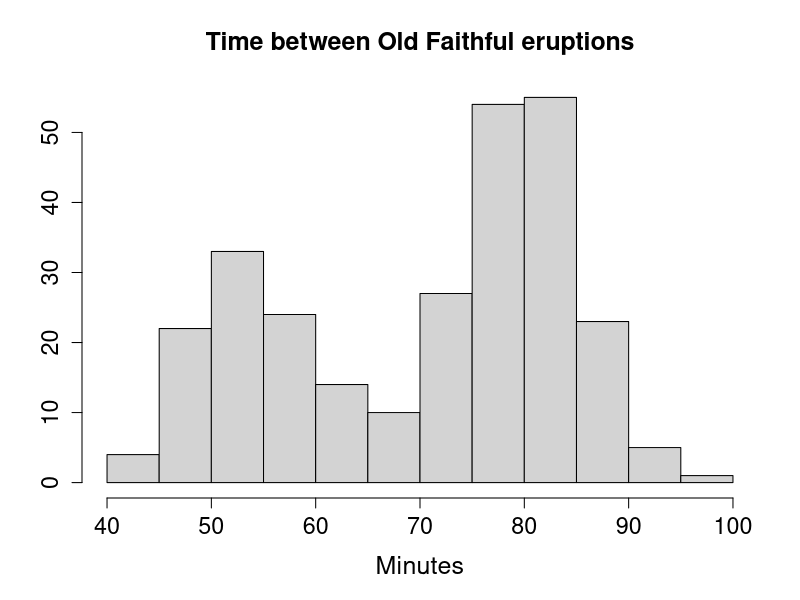
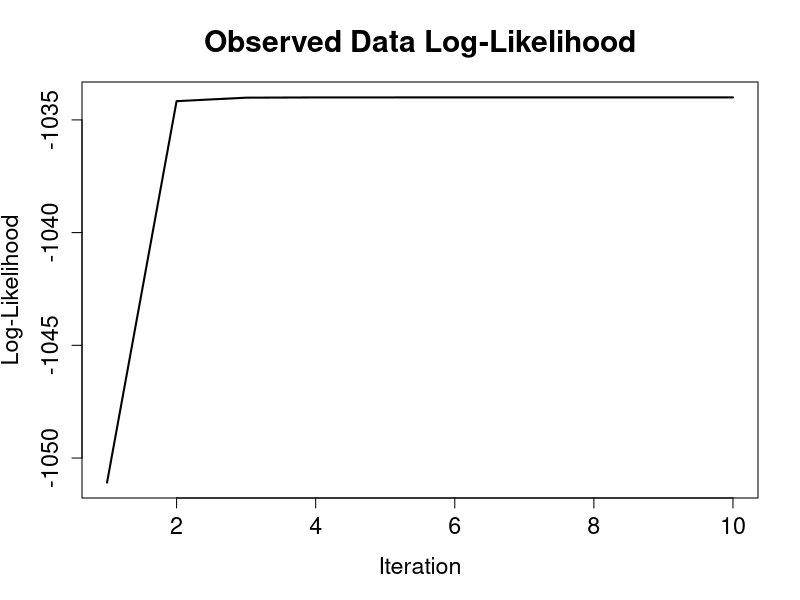
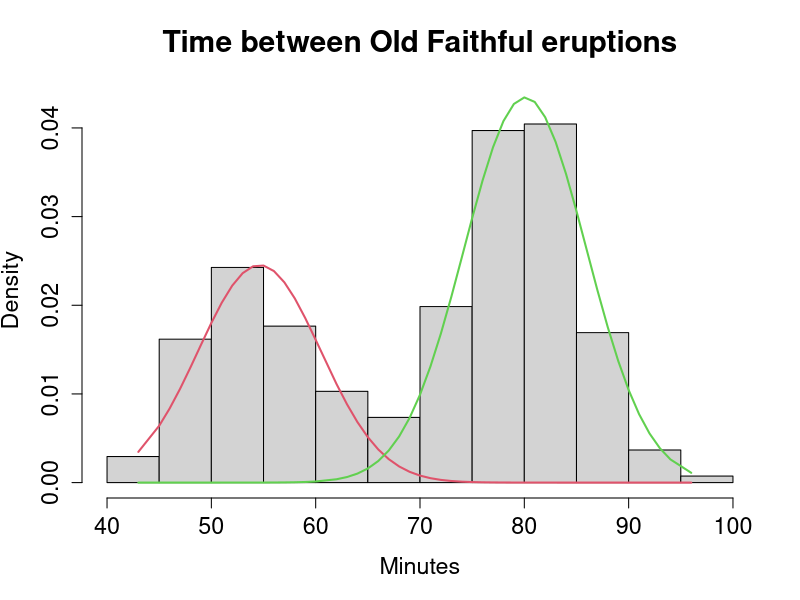
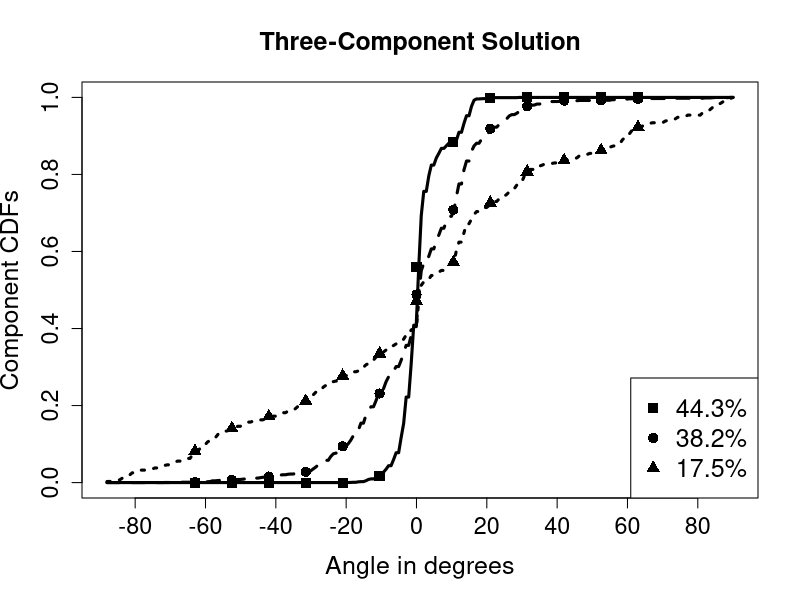
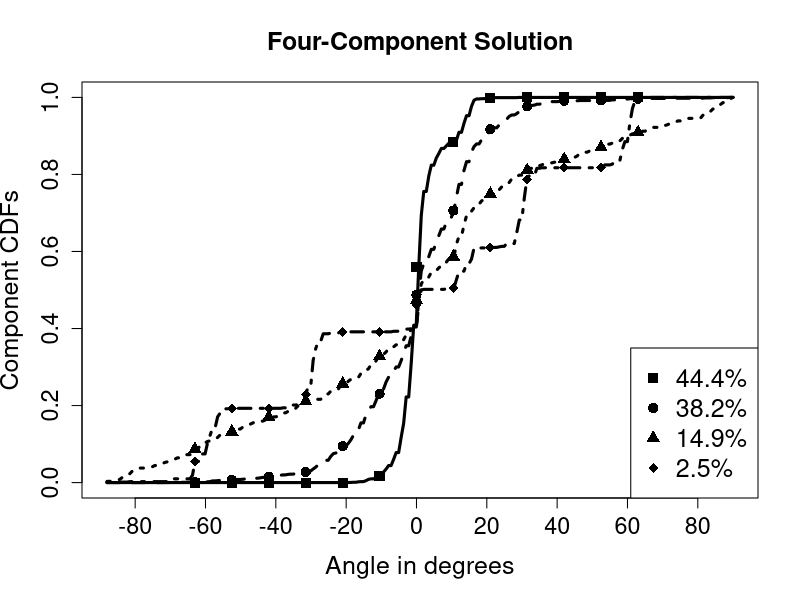
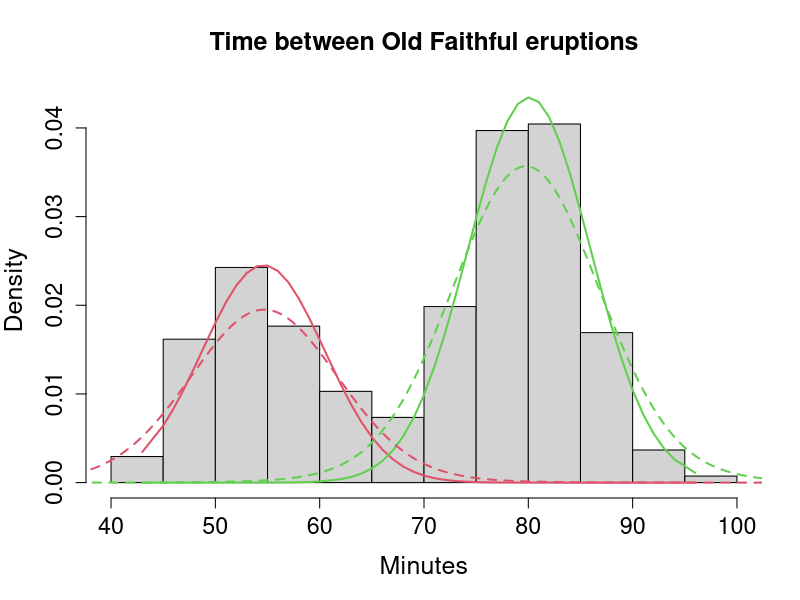
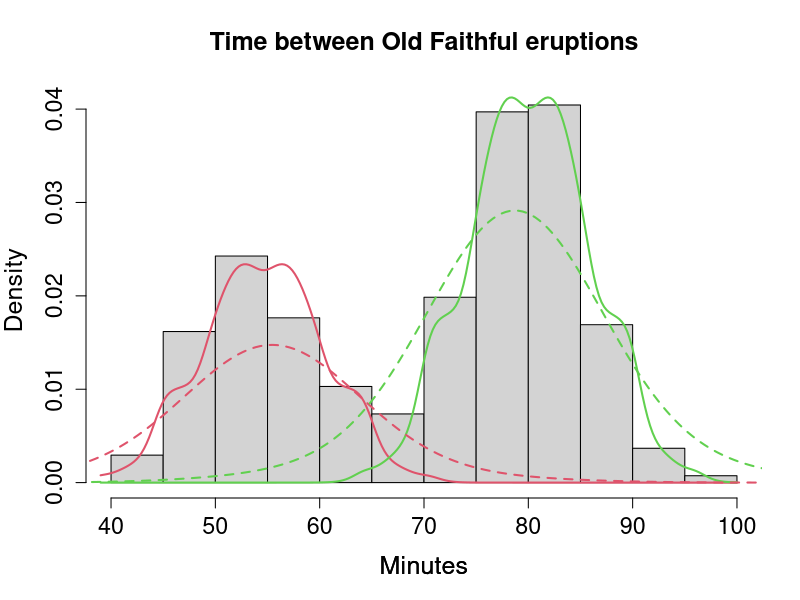
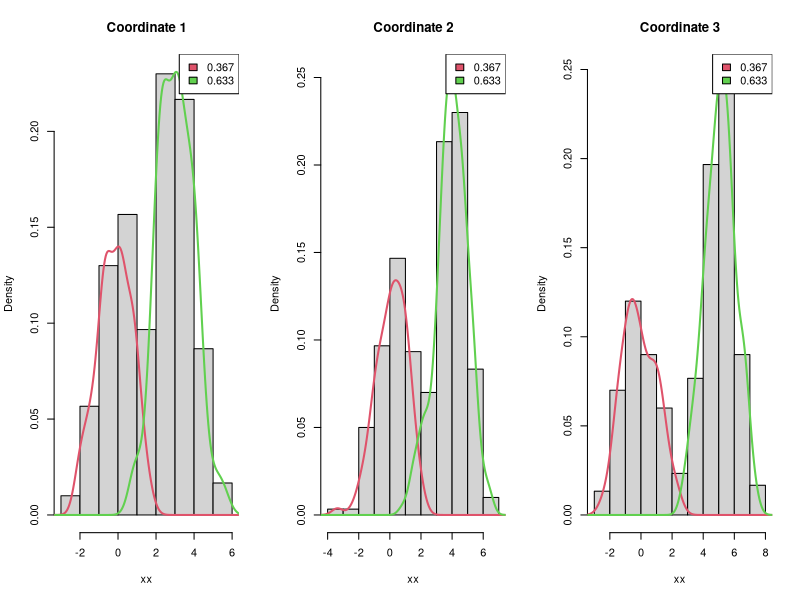

Recreate these plots in R, in order.
# Code example from 'mixtools' vignette. See references/ for full tutorial.

### R code from vignette source 'mixtools.Rnw'

###################################################
### code chunk number 1: faithful
###################################################
library(mixtools)
data(faithful)
attach(faithful)


###################################################
### code chunk number 2: geyser
###################################################
hist(waiting, main="Time between Old Faithful eruptions",
     xlab="Minutes",  ylab="", cex.main=1.5, cex.lab=1.5, cex.axis=1.4)


###################################################
### code chunk number 3: normmixEM
###################################################
wait1 <- normalmixEM(waiting, lambda = .5, mu = c(55, 80), sigma = 5)


###################################################
### code chunk number 4: geyserEM (eval = FALSE)
###################################################
## plot(wait1, density=TRUE, cex.axis=1.4, cex.lab=1.4, cex.main=1.8,
##      main2="Time between Old Faithful eruptions", xlab2="Minutes")


###################################################
### code chunk number 5: geyserEM
###################################################
for(i in 1:2){
  file=paste("geyserEM", i, ".pdf", sep="")
  pdf(file=file, paper="special", width=6, height=6)
  plot(wait1, whichplots=i, cex.axis = 1.4, cex.lab = 1.4, cex.main =
       1.8,   main2 = "Time between Old Faithful eruptions", xlab2 =
       "Minutes")
  dev.off()
  cat("\\includegraphics{", file, "}\n", sep="")
}


###################################################
### code chunk number 6: geyserestimates
###################################################
wait1[c("lambda", "mu", "sigma")]


###################################################
### code chunk number 7: geysersummary
###################################################
summary(wait1)


###################################################
### code chunk number 8: cutpoint
###################################################
data("Waterdata")
cutpts <- 10.5*(-6:6)
watermult <- makemultdata(Waterdata, cuts = cutpts)


###################################################
### code chunk number 9: multmixEM
###################################################
set.seed(15)
theta4 <- matrix(runif(56), ncol = 14)
theta3 <- theta4[1:3,]
mult3 <- multmixEM(watermult, lambda = rep(1, 3)/3, theta = theta3)
mult4 <- multmixEM (watermult, lambda = rep (1, 4) / 4, theta = theta4)


###################################################
### code chunk number 10: mixtools.Rnw:575-581 (eval = FALSE)
###################################################
## cdf3 <- compCDF(Waterdata, mult3$posterior, lwd=2, lab=c(7, 5, 7),
##                 xlab="Angle in degrees", ylab="Component CDFs",
##                 main="Three-Component Solution")
## cdf4 <- compCDF(Waterdata, mult4$posterior, lwd=2, lab=c(7, 5, 7),
##                 xlab="Angle in degrees", ylab="Component CDFs",
##                 main="Four-Component Solution")


###################################################
### code chunk number 11: cutpointplots
###################################################
pdf(file="WDcutpoint3comp.pdf", paper="special", width=8, height=8)
cdf3 <- compCDF(Waterdata, mult3$posterior, lwd=3,
                xlab="Angle in degrees", lab=c(7, 5, 7), ylab="Component CDFs",
                main="Three-Component Solution", cex.axis=1.4, cex.lab=1.5,
                cex.main=1.5)
ltext <- paste(round(mult3$lam*100, 1), "%", sep="")
legend("bottomright", legend=ltext, pch=15:17, cex=1.5, pt.cex=1.35)
y <- compCDF(Waterdata, mult3$posterior, x=cutpts, makeplot=F)
for(i in 1:3) points(cutpts, y[i,], pch=14+i, cex=1.35)
dev.off()
pdf(file="WDcutpoint4comp.pdf", paper="special", width=8, height=8)
cdf4 <- compCDF(Waterdata, mult4$posterior, lwd=3,
                xlab="Angle in degrees", lab=c(7, 5, 7),
                ylab="Component CDFs", main="Four-Component Solution",
                cex.axis=1.4, cex.lab=1.5, cex.main=1.5)
ltext <- paste(round(mult4$lam*100,1), "%", sep="")
legend("bottomright", legend=ltext, pch=15:18, cex=1.5, pt.cex=1.35)
y <- compCDF(Waterdata, mult4$posterior, x=cutpts, makeplot=F)
for(i in 1:4) points(cutpts, y[i,], pch=14+i, cex=1.35)
dev.off()


###################################################
### code chunk number 12: summarymult4
###################################################
summary(mult4)


###################################################
### code chunk number 13: spsymmplots
###################################################
pdf(file="spsymmfig1.pdf", paper="special", width=8, height=8)
par(mar=0.1+c(5,4.2,4,1.8))
plot(wait1, which = 2, cex.axis = 1.4, cex.lab = 1.5, cex.main = 1.5,
     main2 = "Time between Old Faithful eruptions", xlab2 = "Minutes")
wait2 <- spEMsymloc(waiting, mu0 = c(55, 80))
plot(wait2, lty = 2, newplot = FALSE, addlegend = FALSE)
dev.off()
pdf(file="spsymmfig2.pdf", paper="special", width=8, height=8)
par(mar=0.1+c(5,4.2,4,1.8))
wait2a <- spEMsymloc(waiting, mu0 = c(55, 80), bw = 1)
wait2b <- spEMsymloc(waiting, mu0 = c(55, 80), bw = 6)
plot(wait2a, lty = 1, addlegend = FALSE, cex.axis = 1.4, cex.lab = 1.5,
     cex.main = 1.5, title = "Time between Old Faithful eruptions",
     xlab = "Minutes")
plot(wait2b, lty = 2, newplot = FALSE, addlegend = FALSE)
dev.off()


###################################################
### code chunk number 14: plotspsymm (eval = FALSE)
###################################################
## plot(wait1, which = 2, cex.axis = 1.4, cex.lab = 1.4, cex.main = 1.8,
##      main2 = "Time between Old Faithful eruptions", xlab2 = "Minutes")
## wait2 <- spEMsymloc(waiting, mu0 = c(55, 80))
## plot(wait2, lty = 2, newplot = FALSE, addlegend = FALSE)


###################################################
### code chunk number 15: bandwidth
###################################################
bw.nrd0(waiting)


###################################################
### code chunk number 16: plotbweffect (eval = FALSE)
###################################################
## wait2a <- spEMsymloc(waiting, mu0 = c(55, 80), bw = 1)
## wait2b <- spEMsymloc(waiting, mu0 = c(55, 80), bw = 6)
## plot(wait2a, lty = 1, addlegend = FALSE, cex.axis = 1.4,
##      cex.lab = 1.4, cex.main = 1.8, xlab = "Minutes",
##      title = "Time between Old Faithful eruptions")
## plot(wait2b, lty = 2, newplot = FALSE, addlegend = FALSE)


###################################################
### code chunk number 17: gaussexample
###################################################
m <- 2; r <- 3; n <- 300; S <- 100
lambda <- c(0.4, 0.6)
mu <- matrix(c(0, 0, 0, 3, 4, 5), m, r, byrow = TRUE)
sigma <- matrix(rep(1, 6), m, r, byrow = TRUE)


###################################################
### code chunk number 18: gaussinitial
###################################################
centers <- matrix(c(0, 0, 0, 4, 4, 4), 2, 3, byrow = TRUE)
ISE <- matrix(0, m, r, dimnames = list(Components = 1:m, Blocks = 1:r))
nblabsw <- 0


###################################################
### code chunk number 19: sqMISE
###################################################
set.seed(1000)
for (mc in 1:S) {
  x <- rmvnormmix(n, lambda, mu, sigma)
  a <- npEM(x, centers, verb = FALSE, samebw = FALSE)
  if (a$lambda[1] > a$lambda[2]) nblabsw <- nblabsw + 1
  for (j in 1:m) {
     for (k in 1:r) {
     ISE[j, k] <- ISE[j, k] + ise.npEM(a, j, k, dnorm,
         lower = mu[j, k] - 5, upper = mu[j, k] + 5, plots = FALSE,
         mean = mu[j, k], sd = sigma[j, k])$value #$
    }
  }
}
MISE <- ISE/S
print(sqMISE <- sqrt(MISE))


###################################################
### code chunk number 20: summarygauss
###################################################
summary(a)


###################################################
### code chunk number 21: plotgauss3rm (eval = FALSE)
###################################################
## plot(a)


###################################################
### code chunk number 22: gauss3rm
###################################################
pdf("gauss3rm.pdf", paper="special", width=10, height=5)
par(mfrow=c(1,3), ask=F)
plot(a)
dev.off()


###################################################
### code chunk number 23: true5rm
###################################################
pdf("truepdf5rm_block1.pdf")
par(mar=0.1+c(5,4.2,4,1.5))
x <- seq(-10, 25, len=250)
plot(x, .4* dt(x, 2, 0) + .6 * dt(x, 10, 8), type="l", lwd=3, col=2,
     cex.axis=1.4, cex.lab=1.5, cex.main=1.5, main="Block 1", xlab="",
     ylab="Density")
lines (x, .4*dt(x, 2, 0), lwd=4, lty=2)
lines (x, .6*dt(x, 10, 8), lwd=4, lty=2)
dev.off()
pdf("truepdf5rm_block2.pdf")
par(mar=0.1+c(5,4.2,4,1.5))
x <- seq(0, 1, len=250)
plot(x, .4 + .6 * dbeta(x, 1, 5), type="l", lwd=3, col=2, cex.axis=1.4,
   cex.lab=1.5, cex.main=1.5, main="Block 2", xlab="", ylab="Density",
   ylim= c(0, 3.4))
lines (x, rep(.4, 250), lwd=4, lty=2)
lines (x, .6*dbeta(x, 1, 5), lwd=4, lty=2)
dev.off()


###################################################
### code chunk number 24: parameters5rm
###################################################
m <- 2; r <- 5
lambda <- c(0.4, 0.6)
df <- c(2, 10); ncp <- c(0, 8)
sh1 <- c(1, 1) ; sh2 <- c(1, 5)


###################################################
### code chunk number 25: generate5rm
###################################################
n <- 300; z <- sample(m, n, rep = TRUE, prob = lambda)
r1 <- 3; z2 <- rep(z, r1)
x1 <- matrix(rt(n * r1, df[z2], ncp[z2]), n, r1)
r2 <- 2; z2 <- rep(z, r2)
x2 <- matrix(rbeta(n * r2, sh1[z2], sh2[z2]), n, r2)
x <- cbind(x1, x2)


###################################################
### code chunk number 26: npEM5rm
###################################################
id <- c(rep(1, r1), rep(2, r2))
centers <- matrix(c(0, 0, 0, 1/2, 1/2, 4, 4, 4, 1/2, 1/2), m, r,
                  byrow = TRUE)
b <- npEM(x, centers, id, eps = 1e-8, verb = FALSE, samebw = FALSE)


###################################################
### code chunk number 27: plot5rm (eval = FALSE)
###################################################
## plot(b, breaks = 15)


###################################################
### code chunk number 28: plot5rmcommands
###################################################
pdf("npEM5rm.pdf", width=8, height=5)
par(mfrow=c(1,2))
plot(b, breaks = 15)

dev.off()


###################################################
### code chunk number 29: ISEnpEM5rm (eval = FALSE)
###################################################
## par(mfrow=c(2,2))
## for (j in 1:2){
##   ise.npEM(b, j, 1, truepdf = dt, lower = ncp[j] - 10,
##            upper = ncp[j] + 10, df = df[j], ncp = ncp[j])
##   ise.npEM(b, j, 2, truepdf = dbeta, lower = -0.5,
##            upper = 1.5,  shape1 = sh1[j], shape2 = sh2[j])
## }


###################################################
### code chunk number 30: plotISEnpEM5rm
###################################################
options(warn=-1)
pdf("ISEnpEM5rm.pdf", width=8, height=8)
par(mfrow = c(2, 2))
for (j in 1:2){
  ise.npEM(b, j, 1, truepdf = dt, lower = ncp[j] - 10,
           upper = ncp[j] + 10, df = df[j], ncp = ncp[j])
  ise.npEM(b, j, 2, truepdf = dbeta, lower = -0.5,
           upper = 1.5,  shape1 = sh1[j], shape2 = sh2[j])
}
dev.off()


###################################################
### code chunk number 31: gnpdata
###################################################
data("CO2data")
attach(CO2data)
pdf("gnpdata.pdf")
par(mar=0.1+c(5,4.2,4,1.5))
plot(GNP, CO2, xlab="Gross National Product",
     ylab=expression(paste(CO[2]," per Capita")),
     cex.lab=1.5, cex.main=1.5, cex.axis=1.4,
     main="1996 GNP and Emissions Data")
text(GNP, CO2, country, adj=c(.5,-.5))
dev.off()


###################################################
### code chunk number 32: mixtools.Rnw:1282-1284
###################################################
data("CO2data")
attach(CO2data)


###################################################
### code chunk number 33: CO2reg
###################################################
CO2reg <- regmixEM(CO2, GNP, lambda = c(1, 3) / 4,
                   beta = matrix(c(8, -1, 1, 1), 2, 2), sigma = c(2, 1))


###################################################
### code chunk number 34: summaryCO2reg
###################################################
summary(CO2reg)


###################################################
### code chunk number 35: plotCO2reg (eval = FALSE)
###################################################
## plot(CO2reg, density = TRUE, alpha = 0.01, cex.main = 1.5, cex.lab = 1.5,
##      cex.axis = 1.4)


###################################################
### code chunk number 36: trueplotCO2reg
###################################################
for(i in 1:2){
    file=paste("CO2reg", i, ".pdf", sep="")
    pdf(file=file, paper="special", width=6, height=6)
    plot(CO2reg, whichplots=i, alpha = 0.01, cex.main = 1.5, cex.lab = 1.5,
         cex.axis = 1.4)
    dev.off()
    cat("\\includegraphics{", file, "}\n", sep="")
}


###################################################
### code chunk number 37: CO2igle
###################################################
CO2igle <- regmixEM.loc(CO2, GNP, beta = CO2reg$beta, sigma = CO2reg$sigma,
                        lambda = CO2reg$posterior, kern.l = "Beta",
                        kernl.h = 20, kernl.g = 3)


###################################################
### code chunk number 38: CO2iglesummary
###################################################
summary(CO2igle)


###################################################
### code chunk number 39: lamplot (eval = FALSE)
###################################################
## plot(GNP, CO2igle$post[,1], xlab = "GNP", cex.axis = 1.4, cex.lab = 1.5,
##   ylab = "Final posterior probabilities")
## lines(sort(GNP), CO2igle$lambda[order(GNP), 1], col=2)
## abline(h = CO2igle$lambda[1], lty = 2)


###################################################
### code chunk number 40: truelamplot
###################################################
pdf("lamplot.pdf")
plot(GNP, CO2igle$post[,1], xlab = "GNP", cex.axis = 1.4, cex.lab = 1.5,
  ylab = "Final posterior probabilities")
lines(sort(GNP), CO2igle$lambda[order(GNP), 1], col=2, lwd=2)
abline(h = CO2igle$lambda[1], lty = 2, lwd=2)
dev.off()


###################################################
### code chunk number 41: CO2boot
###################################################
set.seed(123)
CO2boot <- boot.se(CO2reg, B = 100)


###################################################
### code chunk number 42: bootresults
###################################################
rbind(range(CO2boot$beta[1,]), range(CO2boot$beta[2,]))


###################################################
### code chunk number 43: CO2bootse
###################################################
CO2boot[c("lambda.se", "beta.se", "sigma.se")]


###################################################
### code chunk number 44: modelsel
###################################################
data("Waterdata")
cutpts <- 10.5*(-6:6)
watermult <- makemultdata(Waterdata, cuts = cutpts)
set.seed(10)
multmixmodel.sel(watermult, comps = 1:4, epsilon = 0.001)
